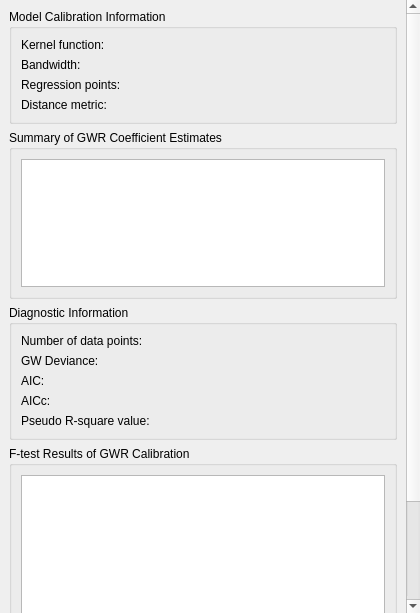
<?xml version="1.0" encoding="UTF-8"?>
<ui version="4.0">
 <class>GwmPropertyGGWRTab</class>
 <widget class="QWidget" name="GwmPropertyGGWRTab">
  <property name="geometry">
   <rect>
    <x>0</x>
    <y>0</y>
    <width>420</width>
    <height>613</height>
   </rect>
  </property>
  <property name="windowTitle">
   <string>Form</string>
  </property>
  <layout class="QGridLayout" name="gridLayout">
   <property name="leftMargin">
    <number>0</number>
   </property>
   <property name="topMargin">
    <number>0</number>
   </property>
   <property name="rightMargin">
    <number>0</number>
   </property>
   <property name="bottomMargin">
    <number>0</number>
   </property>
   <item row="0" column="0">
    <widget class="QScrollArea" name="scrollArea">
     <property name="frameShape">
      <enum>QFrame::NoFrame</enum>
     </property>
     <property name="frameShadow">
      <enum>QFrame::Plain</enum>
     </property>
     <property name="lineWidth">
      <number>0</number>
     </property>
     <property name="widgetResizable">
      <bool>true</bool>
     </property>
     <property name="alignment">
      <set>Qt::AlignLeading|Qt::AlignLeft|Qt::AlignTop</set>
     </property>
     <widget class="QWidget" name="scrollAreaWidgetContents">
      <property name="geometry">
       <rect>
        <x>0</x>
        <y>0</y>
        <width>394</width>
        <height>783</height>
       </rect>
      </property>
      <layout class="QVBoxLayout" name="verticalLayout">
       <item>
        <widget class="QGroupBox" name="groupBox">
         <property name="sizePolicy">
          <sizepolicy hsizetype="Preferred" vsizetype="Fixed">
           <horstretch>0</horstretch>
           <verstretch>0</verstretch>
          </sizepolicy>
         </property>
         <property name="title">
          <string>Model Calibration Information</string>
         </property>
         <layout class="QFormLayout" name="formLayout">
          <item row="0" column="0">
           <widget class="QLabel" name="label">
            <property name="text">
             <string>Kernel function:</string>
            </property>
           </widget>
          </item>
          <item row="0" column="1">
           <widget class="QLabel" name="lblKernelFunction">
            <property name="text">
             <string/>
            </property>
           </widget>
          </item>
          <item row="1" column="0">
           <widget class="QLabel" name="lblBandwidthType">
            <property name="text">
             <string>Bandwidth:</string>
            </property>
           </widget>
          </item>
          <item row="1" column="1">
           <widget class="QLabel" name="lblBandwidthSize">
            <property name="text">
             <string/>
            </property>
           </widget>
          </item>
          <item row="2" column="0">
           <widget class="QLabel" name="label_5">
            <property name="text">
             <string>Regression points:</string>
            </property>
           </widget>
          </item>
          <item row="2" column="1">
           <widget class="QLabel" name="lblRegressionPoints">
            <property name="text">
             <string/>
            </property>
           </widget>
          </item>
          <item row="3" column="0">
           <widget class="QLabel" name="label_7">
            <property name="text">
             <string>Distance metric:</string>
            </property>
           </widget>
          </item>
          <item row="3" column="1">
           <widget class="QLabel" name="lblDistanceMetric">
            <property name="text">
             <string/>
            </property>
           </widget>
          </item>
         </layout>
        </widget>
       </item>
       <item>
        <widget class="QGroupBox" name="groupBox_2">
         <property name="sizePolicy">
          <sizepolicy hsizetype="Preferred" vsizetype="Preferred">
           <horstretch>0</horstretch>
           <verstretch>0</verstretch>
          </sizepolicy>
         </property>
         <property name="title">
          <string>Summary of GWR Coefficient Estimates</string>
         </property>
         <layout class="QGridLayout" name="gridLayout_2">
          <property name="leftMargin">
           <number>9</number>
          </property>
          <property name="topMargin">
           <number>9</number>
          </property>
          <property name="rightMargin">
           <number>9</number>
          </property>
          <property name="bottomMargin">
           <number>9</number>
          </property>
          <item row="0" column="0">
           <widget class="QTableWidget" name="tbwCoefficient">
            <property name="minimumSize">
             <size>
              <width>0</width>
              <height>128</height>
             </size>
            </property>
           </widget>
          </item>
         </layout>
        </widget>
       </item>
       <item>
        <widget class="QGroupBox" name="grpDiagnostic">
         <property name="sizePolicy">
          <sizepolicy hsizetype="Preferred" vsizetype="Fixed">
           <horstretch>0</horstretch>
           <verstretch>0</verstretch>
          </sizepolicy>
         </property>
         <property name="title">
          <string>Diagnostic Information</string>
         </property>
         <layout class="QFormLayout" name="formLayout_2">
          <item row="0" column="0">
           <widget class="QLabel" name="label_2">
            <property name="text">
             <string>Number of data points:</string>
            </property>
           </widget>
          </item>
          <item row="0" column="1">
           <widget class="QLabel" name="lblNumberDataPoints">
            <property name="text">
             <string/>
            </property>
           </widget>
          </item>
          <item row="1" column="0">
           <widget class="QLabel" name="label_4">
            <property name="text">
             <string>GW Deviance:</string>
            </property>
           </widget>
          </item>
          <item row="1" column="1">
           <widget class="QLabel" name="lblGwDev">
            <property name="text">
             <string/>
            </property>
           </widget>
          </item>
          <item row="2" column="0">
           <widget class="QLabel" name="label_6">
            <property name="text">
             <string>AIC:</string>
            </property>
           </widget>
          </item>
          <item row="2" column="1">
           <widget class="QLabel" name="lblAIC">
            <property name="text">
             <string/>
            </property>
           </widget>
          </item>
          <item row="3" column="0">
           <widget class="QLabel" name="label_8">
            <property name="text">
             <string>AICc:</string>
            </property>
           </widget>
          </item>
          <item row="3" column="1">
           <widget class="QLabel" name="lblAICc">
            <property name="text">
             <string/>
            </property>
           </widget>
          </item>
          <item row="4" column="0">
           <widget class="QLabel" name="label_9">
            <property name="text">
             <string>Pseudo R-square value:</string>
            </property>
           </widget>
          </item>
          <item row="4" column="1">
           <widget class="QLabel" name="lblRSS">
            <property name="text">
             <string/>
            </property>
           </widget>
          </item>
         </layout>
        </widget>
       </item>
       <item>
        <widget class="QGroupBox" name="grpFTest">
         <property name="title">
          <string>F-test Results of GWR Calibration</string>
         </property>
         <layout class="QVBoxLayout" name="verticalLayout_4">
          <item>
           <widget class="QTreeView" name="trvFTest">
            <property name="sizePolicy">
             <sizepolicy hsizetype="Expanding" vsizetype="Fixed">
              <horstretch>0</horstretch>
              <verstretch>0</verstretch>
             </sizepolicy>
            </property>
           </widget>
          </item>
         </layout>
        </widget>
       </item>
       <item>
        <widget class="QGroupBox" name="grpBwSelView">
         <property name="title">
          <string>Bandwidth Selection View</string>
         </property>
         <layout class="QVBoxLayout" name="verticalLayout_3"/>
        </widget>
       </item>
      </layout>
     </widget>
    </widget>
   </item>
  </layout>
 </widget>
 <resources/>
 <connections/>
</ui>
